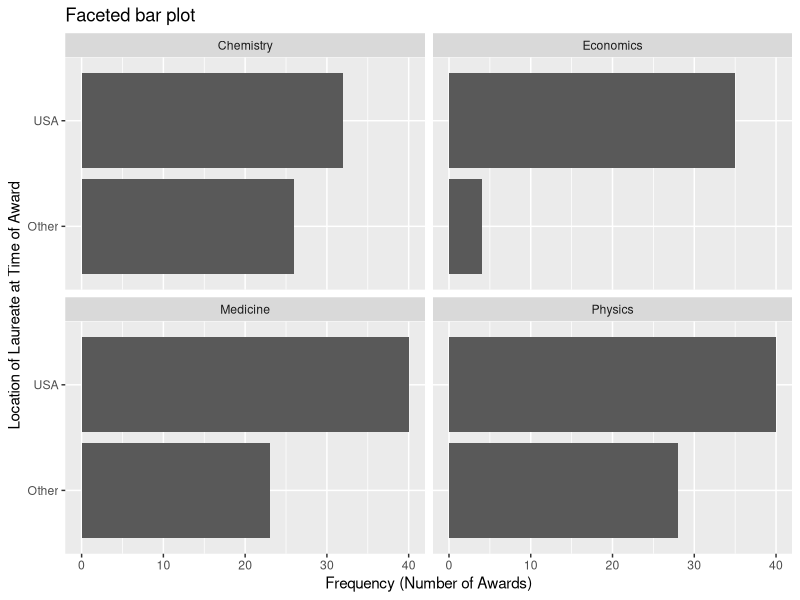
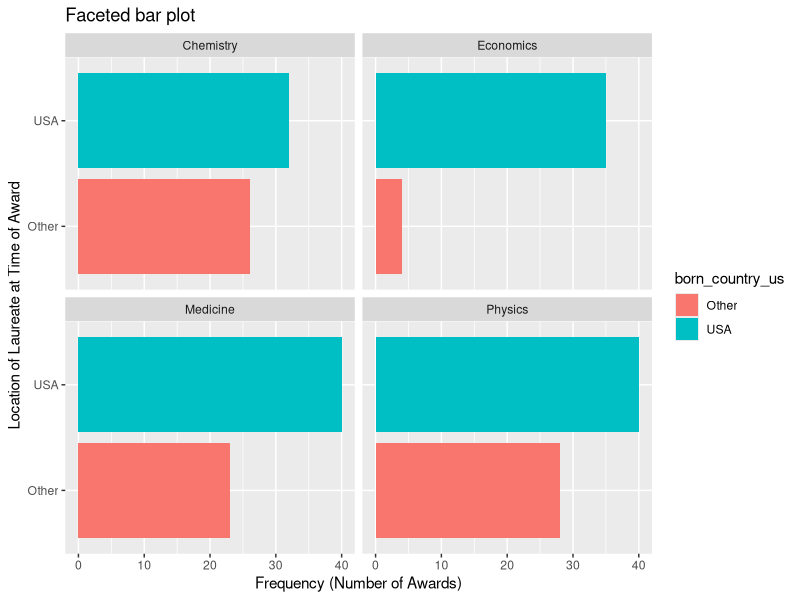

R code for these plots, in order:
## ---- chunk 1
library(tidyverse) 
## ---- chunk 2
nobel <- read_csv("data/nobel.csv")
## ---- chunk 3
View(nobel)
## ---- chunk 4
nobel %>%
  filter(!is.na(country),
  gender != "org",
  is.na(died_date))
## ---- chunk 5
nobel_living <- nobel %>%
  filter(!is.na(country),
  gender != "org",
  is.na(died_date))
## ---- chunk 6
nobel_living <- nobel_living %>%
  mutate(
    country_us = if_else(country == "USA", "USA", "Other")
  )
## ---- chunk 7
nobel_living_science <- nobel_living %>%
  filter(category %in% c("Physics", "Medicine", "Chemistry", "Economics"))
## ---- chunk 8
ggplot(nobel_living_science, aes(x = country_us)) +
 geom_bar() +
 labs(
   x = "Location of Laureate at Time of Award",
   y = "Frequency (Number of Awards)",
   title = "Faceted bar plot"
 ) +
 facet_wrap(~ category)+
coord_flip()
## ---- chunk 9
nobel_living_science <- nobel_living_science %>%
  mutate(
    born_country_us = if_else(country_us == "USA", "USA", "Other")
  )
nobel_living_science %>% count(born_country_us, sort = TRUE)
## ---- chunk 10
ggplot(nobel_living_science, 
mapping = aes(x = country_us, fill = born_country_us)) +
 geom_bar() +
 labs(
   x = "Location of Laureate at Time of Award",
   y = "Frequency (Number of Awards)",
   title = "Faceted bar plot",
 ) +
 facet_wrap(~ category)+
coord_flip()
## ---- chunk 11
nobel_living_science %>%
filter(country == "USA", born_country == "Other") %>%
count(born_country) %>%
arrange(desc(born_country))
